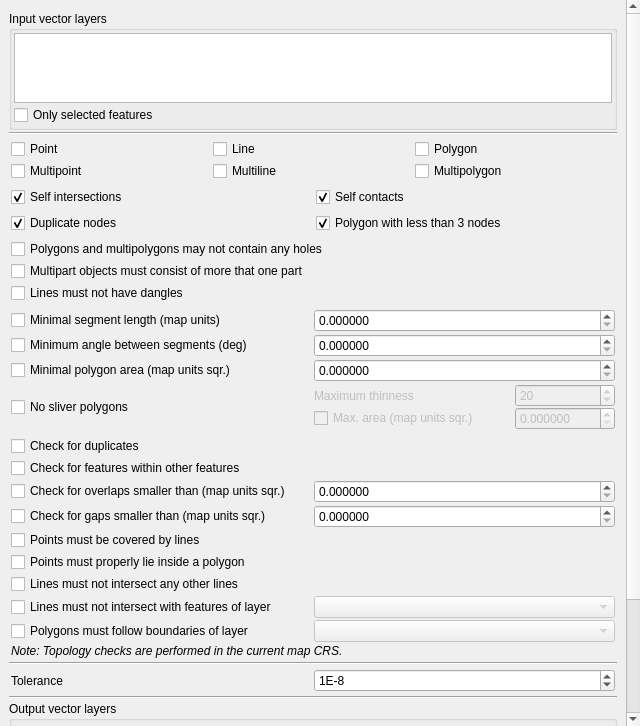
<?xml version="1.0" encoding="UTF-8"?>
<ui version="4.0">
 <class>QgsGeometryCheckerSetupTab</class>
 <widget class="QWidget" name="QgsGeometryCheckerSetupTab">
  <property name="geometry">
   <rect>
    <x>0</x>
    <y>0</y>
    <width>640</width>
    <height>726</height>
   </rect>
  </property>
  <property name="windowTitle">
   <string>Form</string>
  </property>
  <layout class="QGridLayout" name="gridLayout_7">
   <property name="leftMargin">
    <number>0</number>
   </property>
   <property name="topMargin">
    <number>0</number>
   </property>
   <property name="rightMargin">
    <number>0</number>
   </property>
   <property name="bottomMargin">
    <number>0</number>
   </property>
   <item row="0" column="0">
    <widget class="QgsVScrollArea" name="scrollArea">
     <property name="frameShape">
      <enum>QFrame::NoFrame</enum>
     </property>
     <property name="lineWidth">
      <number>1</number>
     </property>
     <property name="widgetResizable">
      <bool>true</bool>
     </property>
     <widget class="QWidget" name="scrollAreaWidgetContents">
      <property name="geometry">
       <rect>
        <x>0</x>
        <y>0</y>
        <width>656</width>
        <height>960</height>
       </rect>
      </property>
      <layout class="QGridLayout" name="gridLayout_4">
       <item row="0" column="0">
        <widget class="QWidget" name="widgetInputs" native="true">
         <layout class="QVBoxLayout" name="verticalLayout_5">
          <property name="spacing">
           <number>2</number>
          </property>
          <property name="leftMargin">
           <number>0</number>
          </property>
          <property name="topMargin">
           <number>2</number>
          </property>
          <property name="rightMargin">
           <number>0</number>
          </property>
          <property name="bottomMargin">
           <number>2</number>
          </property>
          <item>
           <widget class="QGroupBox" name="groupBoxInputLayers">
            <property name="title">
             <string>Input vector layers</string>
            </property>
            <property name="flat">
             <bool>true</bool>
            </property>
            <layout class="QVBoxLayout" name="verticalLayout">
             <property name="spacing">
              <number>2</number>
             </property>
             <property name="leftMargin">
              <number>2</number>
             </property>
             <property name="topMargin">
              <number>2</number>
             </property>
             <property name="rightMargin">
              <number>2</number>
             </property>
             <property name="bottomMargin">
              <number>2</number>
             </property>
             <item>
              <widget class="QListWidget" name="listWidgetInputLayers"/>
             </item>
             <item>
              <widget class="QCheckBox" name="checkBoxInputSelectedOnly">
               <property name="text">
                <string>Only selected features</string>
               </property>
              </widget>
             </item>
            </layout>
           </widget>
          </item>
          <item>
           <widget class="Line" name="line">
            <property name="orientation">
             <enum>Qt::Horizontal</enum>
            </property>
           </widget>
          </item>
          <item>
           <widget class="QgsCollapsibleGroupBox" name="groupBoxGeometryTypes" native="true">
            <property name="title" stdset="0">
             <string>Allowed geometry types</string>
            </property>
            <property name="flat" stdset="0">
             <bool>true</bool>
            </property>
            <layout class="QGridLayout" name="gridLayout">
             <property name="leftMargin">
              <number>2</number>
             </property>
             <property name="topMargin">
              <number>2</number>
             </property>
             <property name="rightMargin">
              <number>2</number>
             </property>
             <property name="bottomMargin">
              <number>2</number>
             </property>
             <property name="spacing">
              <number>2</number>
             </property>
             <item row="0" column="0">
              <widget class="QCheckBox" name="checkBoxPoint">
               <property name="text">
                <string>Point</string>
               </property>
              </widget>
             </item>
             <item row="1" column="0">
              <widget class="QCheckBox" name="checkBoxMultipoint">
               <property name="text">
                <string>Multipoint</string>
               </property>
              </widget>
             </item>
             <item row="0" column="1">
              <widget class="QCheckBox" name="checkBoxLine">
               <property name="text">
                <string>Line</string>
               </property>
              </widget>
             </item>
             <item row="1" column="1">
              <widget class="QCheckBox" name="checkBoxMultiline">
               <property name="text">
                <string>Multiline</string>
               </property>
              </widget>
             </item>
             <item row="0" column="2">
              <widget class="QCheckBox" name="checkBoxPolygon">
               <property name="text">
                <string>Polygon</string>
               </property>
              </widget>
             </item>
             <item row="1" column="2">
              <widget class="QCheckBox" name="checkBoxMultipolygon">
               <property name="text">
                <string>Multipolygon</string>
               </property>
              </widget>
             </item>
            </layout>
           </widget>
          </item>
          <item>
           <widget class="QgsCollapsibleGroupBox" name="groupBox_2" native="true">
            <property name="title" stdset="0">
             <string>Geometry validity</string>
            </property>
            <property name="flat" stdset="0">
             <bool>true</bool>
            </property>
            <layout class="QGridLayout" name="gridLayout_8">
             <property name="leftMargin">
              <number>2</number>
             </property>
             <property name="topMargin">
              <number>2</number>
             </property>
             <property name="rightMargin">
              <number>2</number>
             </property>
             <property name="bottomMargin">
              <number>2</number>
             </property>
             <item row="0" column="0">
              <widget class="QCheckBox" name="checkBoxSelfIntersections">
               <property name="text">
                <string>Self intersections</string>
               </property>
               <property name="checked">
                <bool>true</bool>
               </property>
              </widget>
             </item>
             <item row="1" column="0">
              <widget class="QCheckBox" name="checkBoxDuplicateNodes">
               <property name="text">
                <string>Duplicate nodes</string>
               </property>
               <property name="checked">
                <bool>true</bool>
               </property>
              </widget>
             </item>
             <item row="1" column="1">
              <widget class="QCheckBox" name="checkBoxDegeneratePolygon">
               <property name="text">
                <string>Polygon with less than 3 nodes</string>
               </property>
               <property name="checked">
                <bool>true</bool>
               </property>
              </widget>
             </item>
             <item row="0" column="1">
              <widget class="QCheckBox" name="checkBoxSelfContacts">
               <property name="text">
                <string>Self contacts</string>
               </property>
               <property name="checked">
                <bool>true</bool>
               </property>
              </widget>
             </item>
            </layout>
           </widget>
          </item>
          <item>
           <widget class="QgsCollapsibleGroupBox" name="groupBoxGeometryProperties" native="true">
            <property name="title" stdset="0">
             <string>Geometry properties</string>
            </property>
            <property name="flat" stdset="0">
             <bool>true</bool>
            </property>
            <layout class="QVBoxLayout" name="verticalLayout_2">
             <property name="spacing">
              <number>2</number>
             </property>
             <property name="leftMargin">
              <number>2</number>
             </property>
             <property name="topMargin">
              <number>2</number>
             </property>
             <property name="rightMargin">
              <number>2</number>
             </property>
             <property name="bottomMargin">
              <number>2</number>
             </property>
             <item>
              <widget class="QCheckBox" name="checkBoxNoHoles">
               <property name="text">
                <string>Polygons and multipolygons may not contain any holes</string>
               </property>
              </widget>
             </item>
             <item>
              <widget class="QCheckBox" name="checkBoxMultipart">
               <property name="text">
                <string>Multipart objects must consist of more that one part</string>
               </property>
              </widget>
             </item>
             <item>
              <widget class="QCheckBox" name="checkBoxDangle">
               <property name="text">
                <string>Lines must not have dangles</string>
               </property>
              </widget>
             </item>
            </layout>
           </widget>
          </item>
          <item>
           <widget class="QgsCollapsibleGroupBox" name="groupBoxGeometryConditions" native="true">
            <property name="title" stdset="0">
             <string>Geometry conditions</string>
            </property>
            <property name="flat" stdset="0">
             <bool>true</bool>
            </property>
            <layout class="QGridLayout" name="gridLayout_2">
             <property name="leftMargin">
              <number>2</number>
             </property>
             <property name="topMargin">
              <number>2</number>
             </property>
             <property name="rightMargin">
              <number>2</number>
             </property>
             <property name="bottomMargin">
              <number>2</number>
             </property>
             <property name="spacing">
              <number>2</number>
             </property>
             <item row="1" column="2">
              <widget class="QDoubleSpinBox" name="doubleSpinBoxAngle">
               <property name="decimals">
                <number>6</number>
               </property>
               <property name="maximum">
                <double>360.000000000000000</double>
               </property>
              </widget>
             </item>
             <item row="1" column="0">
              <widget class="QCheckBox" name="checkBoxAngle">
               <property name="text">
                <string>Minimum angle between segments (deg)</string>
               </property>
              </widget>
             </item>
             <item row="0" column="0">
              <widget class="QCheckBox" name="checkBoxSegmentLength">
               <property name="text">
                <string>Minimal segment length (map units)</string>
               </property>
              </widget>
             </item>
             <item row="2" column="2">
              <widget class="QDoubleSpinBox" name="doubleSpinBoxArea">
               <property name="decimals">
                <number>6</number>
               </property>
               <property name="maximum">
                <double>999999999.000000000000000</double>
               </property>
              </widget>
             </item>
             <item row="0" column="2">
              <widget class="QDoubleSpinBox" name="doubleSpinBoxSegmentLength">
               <property name="decimals">
                <number>6</number>
               </property>
               <property name="maximum">
                <double>999999999.000000000000000</double>
               </property>
              </widget>
             </item>
             <item row="2" column="0">
              <widget class="QCheckBox" name="checkBoxArea">
               <property name="text">
                <string>Minimal polygon area (map units sqr.)</string>
               </property>
              </widget>
             </item>
             <item row="3" column="0">
              <widget class="QCheckBox" name="checkBoxSliverPolygons">
               <property name="text">
                <string>No sliver polygons</string>
               </property>
              </widget>
             </item>
             <item row="3" column="2">
              <widget class="QWidget" name="widgetSliverThreshold" native="true">
               <property name="enabled">
                <bool>false</bool>
               </property>
               <layout class="QGridLayout" name="gridLayout_6">
                <property name="leftMargin">
                 <number>0</number>
                </property>
                <property name="topMargin">
                 <number>0</number>
                </property>
                <property name="rightMargin">
                 <number>0</number>
                </property>
                <property name="bottomMargin">
                 <number>0</number>
                </property>
                <property name="spacing">
                 <number>0</number>
                </property>
                <item row="1" column="2">
                 <widget class="QDoubleSpinBox" name="doubleSpinBoxSliverArea">
                  <property name="enabled">
                   <bool>false</bool>
                  </property>
                  <property name="decimals">
                   <number>6</number>
                  </property>
                  <property name="maximum">
                   <double>1000.000000000000000</double>
                  </property>
                 </widget>
                </item>
                <item row="0" column="0">
                 <widget class="QLabel" name="labelSliverThinness">
                  <property name="sizePolicy">
                   <sizepolicy hsizetype="Maximum" vsizetype="Preferred">
                    <horstretch>0</horstretch>
                    <verstretch>0</verstretch>
                   </sizepolicy>
                  </property>
                  <property name="text">
                   <string>Maximum thinness</string>
                  </property>
                 </widget>
                </item>
                <item row="0" column="1">
                 <widget class="QLabel" name="labelSliverThinnessHelp">
                  <property name="toolTip">
                   <string>&lt;html&gt;&lt;head/&gt;&lt;body&gt;&lt;p&gt;Thinness is the ratio between the area of the minimum square containing the polygon and the area of the polygon itself. A square has thinness 1. Default: 20.&lt;/p&gt;&lt;/body&gt;&lt;/html&gt;</string>
                  </property>
                  <property name="pixmap">
                   <pixmap resource="pluginres.qrc">:/geometrychecker/icons/tooltip.png</pixmap>
                  </property>
                  <property name="scaledContents">
                   <bool>false</bool>
                  </property>
                 </widget>
                </item>
                <item row="0" column="2">
                 <widget class="QDoubleSpinBox" name="doubleSpinBoxSliverThinness">
                  <property name="decimals">
                   <number>0</number>
                  </property>
                  <property name="minimum">
                   <double>1.000000000000000</double>
                  </property>
                  <property name="maximum">
                   <double>10000.000000000000000</double>
                  </property>
                  <property name="value">
                   <double>20.000000000000000</double>
                  </property>
                 </widget>
                </item>
                <item row="1" column="0" colspan="2">
                 <widget class="QCheckBox" name="checkBoxSliverArea">
                  <property name="text">
                   <string>Max. area (map units sqr.)</string>
                  </property>
                 </widget>
                </item>
               </layout>
              </widget>
             </item>
            </layout>
           </widget>
          </item>
          <item>
           <widget class="QgsCollapsibleGroupBox" name="groupBoxTopology" native="true">
            <property name="title" stdset="0">
             <string>Topology checks</string>
            </property>
            <property name="flat" stdset="0">
             <bool>true</bool>
            </property>
            <layout class="QGridLayout" name="gridLayout_3">
             <property name="leftMargin">
              <number>2</number>
             </property>
             <property name="topMargin">
              <number>2</number>
             </property>
             <property name="rightMargin">
              <number>2</number>
             </property>
             <property name="bottomMargin">
              <number>2</number>
             </property>
             <property name="spacing">
              <number>2</number>
             </property>
             <item row="0" column="0">
              <widget class="QCheckBox" name="checkBoxDuplicates">
               <property name="text">
                <string>Check for duplicates</string>
               </property>
              </widget>
             </item>
             <item row="3" column="1">
              <widget class="QDoubleSpinBox" name="doubleSpinBoxGapArea">
               <property name="decimals">
                <number>6</number>
               </property>
               <property name="maximum">
                <double>999999999.000000000000000</double>
               </property>
              </widget>
             </item>
             <item row="7" column="1">
              <widget class="QgsMapLayerComboBox" name="comboLineLayerIntersection">
               <property name="enabled">
                <bool>false</bool>
               </property>
              </widget>
             </item>
             <item row="6" column="0">
              <widget class="QCheckBox" name="checkLineIntersection">
               <property name="text">
                <string>Lines must not intersect any other lines</string>
               </property>
              </widget>
             </item>
             <item row="3" column="0">
              <widget class="QCheckBox" name="checkBoxGaps">
               <property name="sizePolicy">
                <sizepolicy hsizetype="Minimum" vsizetype="Fixed">
                 <horstretch>0</horstretch>
                 <verstretch>0</verstretch>
                </sizepolicy>
               </property>
               <property name="text">
                <string>Check for gaps smaller than (map units sqr.)</string>
               </property>
              </widget>
             </item>
             <item row="2" column="1">
              <widget class="QDoubleSpinBox" name="doubleSpinBoxOverlapArea">
               <property name="decimals">
                <number>6</number>
               </property>
               <property name="maximum">
                <double>999999999.000000000000000</double>
               </property>
              </widget>
             </item>
             <item row="1" column="0">
              <widget class="QCheckBox" name="checkBoxCovered">
               <property name="text">
                <string>Check for features within other features</string>
               </property>
              </widget>
             </item>
             <item row="4" column="0">
              <widget class="QCheckBox" name="checkPointCoveredByLine">
               <property name="text">
                <string>Points must be covered by lines</string>
               </property>
              </widget>
             </item>
             <item row="7" column="0">
              <widget class="QCheckBox" name="checkLineLayerIntersection">
               <property name="text">
                <string>Lines must not intersect with features of layer</string>
               </property>
              </widget>
             </item>
             <item row="2" column="0">
              <widget class="QCheckBox" name="checkBoxOverlaps">
               <property name="sizePolicy">
                <sizepolicy hsizetype="Minimum" vsizetype="Fixed">
                 <horstretch>0</horstretch>
                 <verstretch>0</verstretch>
                </sizepolicy>
               </property>
               <property name="text">
                <string>Check for overlaps smaller than (map units sqr.)</string>
               </property>
              </widget>
             </item>
             <item row="5" column="0">
              <widget class="QCheckBox" name="checkPointInPolygon">
               <property name="text">
                <string>Points must properly lie inside a polygon</string>
               </property>
              </widget>
             </item>
             <item row="10" column="0" colspan="2">
              <widget class="QLabel" name="label">
               <property name="text">
                <string>&lt;i&gt;Note: Topology checks are performed in the current map CRS.&lt;/i&gt;</string>
               </property>
              </widget>
             </item>
             <item row="8" column="0">
              <widget class="QCheckBox" name="checkBoxFollowBoundaries">
               <property name="text">
                <string>Polygons must follow boundaries of layer</string>
               </property>
              </widget>
             </item>
             <item row="8" column="1">
              <widget class="QgsMapLayerComboBox" name="comboBoxFollowBoundaries">
               <property name="enabled">
                <bool>false</bool>
               </property>
              </widget>
             </item>
            </layout>
           </widget>
          </item>
          <item>
           <widget class="Line" name="line_2">
            <property name="orientation">
             <enum>Qt::Horizontal</enum>
            </property>
           </widget>
          </item>
          <item>
           <layout class="QGridLayout" name="gridLayout_10">
            <property name="leftMargin">
             <number>2</number>
            </property>
            <property name="topMargin">
             <number>2</number>
            </property>
            <property name="rightMargin">
             <number>2</number>
            </property>
            <property name="bottomMargin">
             <number>2</number>
            </property>
            <item row="0" column="1">
             <widget class="QSpinBox" name="spinBoxTolerance">
              <property name="prefix">
               <string notr="true">1E-</string>
              </property>
              <property name="minimum">
               <number>3</number>
              </property>
              <property name="maximum">
               <number>16</number>
              </property>
              <property name="value">
               <number>8</number>
              </property>
             </widget>
            </item>
            <item row="0" column="0">
             <widget class="QLabel" name="labelTolerance">
              <property name="text">
               <string>Tolerance</string>
              </property>
             </widget>
            </item>
           </layout>
          </item>
          <item>
           <widget class="Line" name="line_3">
            <property name="orientation">
             <enum>Qt::Horizontal</enum>
            </property>
           </widget>
          </item>
          <item>
           <widget class="QGroupBox" name="groupBoxOutputLayers">
            <property name="title">
             <string>Output vector layers</string>
            </property>
            <property name="flat">
             <bool>true</bool>
            </property>
            <layout class="QGridLayout" name="gridLayout_5">
             <property name="leftMargin">
              <number>2</number>
             </property>
             <property name="topMargin">
              <number>2</number>
             </property>
             <property name="rightMargin">
              <number>2</number>
             </property>
             <property name="bottomMargin">
              <number>2</number>
             </property>
             <property name="spacing">
              <number>2</number>
             </property>
             <item row="1" column="0">
              <widget class="QRadioButton" name="radioButtonOutputNew">
               <property name="text">
                <string>Create &amp;new layers</string>
               </property>
               <property name="checked">
                <bool>true</bool>
               </property>
               <attribute name="buttonGroup">
                <string notr="true">buttonGroupOutput</string>
               </attribute>
              </widget>
             </item>
             <item row="0" column="0" colspan="3">
              <widget class="QRadioButton" name="radioButtonOutputModifyInput">
               <property name="text">
                <string>&amp;Modify input layers</string>
               </property>
               <attribute name="buttonGroup">
                <string notr="true">buttonGroupOutput</string>
               </attribute>
              </widget>
             </item>
             <item row="1" column="1">
              <widget class="QFrame" name="frameOutput">
               <property name="frameShape">
                <enum>QFrame::StyledPanel</enum>
               </property>
               <property name="frameShadow">
                <enum>QFrame::Raised</enum>
               </property>
               <layout class="QGridLayout" name="gridLayout_9">
                <property name="leftMargin">
                 <number>2</number>
                </property>
                <property name="topMargin">
                 <number>2</number>
                </property>
                <property name="rightMargin">
                 <number>2</number>
                </property>
                <property name="bottomMargin">
                 <number>2</number>
                </property>
                <property name="spacing">
                 <number>2</number>
                </property>
                <item row="0" column="0">
                 <widget class="QLabel" name="labelOutputFormat">
                  <property name="text">
                   <string>Format</string>
                  </property>
                 </widget>
                </item>
                <item row="1" column="0">
                 <widget class="QLabel" name="labelOutputDirectory">
                  <property name="text">
                   <string>Output directory</string>
                  </property>
                 </widget>
                </item>
                <item row="1" column="1">
                 <widget class="QLineEdit" name="lineEditOutputDirectory">
                  <property name="readOnly">
                   <bool>true</bool>
                  </property>
                 </widget>
                </item>
                <item row="1" column="2">
                 <widget class="QPushButton" name="pushButtonOutputDirectory">
                  <property name="text">
                   <string>Browse</string>
                  </property>
                 </widget>
                </item>
                <item row="0" column="1" colspan="2">
                 <widget class="QComboBox" name="comboBoxOutputFormat"/>
                </item>
                <item row="2" column="0">
                 <widget class="QLabel" name="labelFilenamePrefix">
                  <property name="text">
                   <string>Filename prefix</string>
                  </property>
                 </widget>
                </item>
                <item row="2" column="1" colspan="2">
                 <widget class="QLineEdit" name="lineEditFilenamePrefix">
                  <property name="text">
                   <string/>
                  </property>
                 </widget>
                </item>
               </layout>
              </widget>
             </item>
            </layout>
           </widget>
          </item>
         </layout>
         <zorder>groupBoxInputLayers</zorder>
         <zorder>groupBox_2</zorder>
         <zorder>groupBoxGeometryConditions</zorder>
         <zorder>line</zorder>
         <zorder>groupBoxGeometryProperties</zorder>
         <zorder>groupBoxTopology</zorder>
         <zorder>groupBoxOutputLayers</zorder>
         <zorder>line_2</zorder>
         <zorder>line_3</zorder>
         <zorder>groupBoxGeometryTypes</zorder>
        </widget>
       </item>
       <item row="1" column="0">
        <widget class="QWidget" name="widgetProgress" native="true">
         <layout class="QHBoxLayout" name="horizontalLayout">
          <property name="spacing">
           <number>0</number>
          </property>
          <property name="leftMargin">
           <number>0</number>
          </property>
          <property name="topMargin">
           <number>0</number>
          </property>
          <property name="rightMargin">
           <number>0</number>
          </property>
          <property name="bottomMargin">
           <number>0</number>
          </property>
          <item>
           <widget class="QProgressBar" name="progressBar">
            <property name="value">
             <number>24</number>
            </property>
           </widget>
          </item>
          <item>
           <widget class="QLabel" name="labelStatus">
            <property name="text">
             <string/>
            </property>
           </widget>
          </item>
          <item>
           <widget class="QDialogButtonBox" name="buttonBox">
            <property name="standardButtons">
             <set>QDialogButtonBox::NoButton</set>
            </property>
           </widget>
          </item>
         </layout>
        </widget>
       </item>
       <item row="2" column="0">
        <spacer name="verticalSpacer">
         <property name="orientation">
          <enum>Qt::Vertical</enum>
         </property>
         <property name="sizeHint" stdset="0">
          <size>
           <width>20</width>
           <height>0</height>
          </size>
         </property>
        </spacer>
       </item>
      </layout>
     </widget>
    </widget>
   </item>
  </layout>
 </widget>
 <customwidgets>
  <customwidget>
   <class>QgsVScrollArea</class>
   <extends>QScrollArea</extends>
   <header>qgsvscrollarea.h</header>
   <container>1</container>
  </customwidget>
  <customwidget>
   <class>QgsCollapsibleGroupBox</class>
   <extends>QWidget</extends>
   <header>qgscollapsiblegroupbox.h</header>
   <container>1</container>
  </customwidget>
  <customwidget>
   <class>QgsMapLayerComboBox</class>
   <extends>QComboBox</extends>
   <header>qgsmaplayercombobox.h</header>
  </customwidget>
 </customwidgets>
 <tabstops>
  <tabstop>scrollArea</tabstop>
  <tabstop>listWidgetInputLayers</tabstop>
  <tabstop>checkBoxInputSelectedOnly</tabstop>
  <tabstop>checkBoxPoint</tabstop>
  <tabstop>checkBoxMultipoint</tabstop>
  <tabstop>checkBoxLine</tabstop>
  <tabstop>checkBoxMultiline</tabstop>
  <tabstop>checkBoxPolygon</tabstop>
  <tabstop>checkBoxMultipolygon</tabstop>
  <tabstop>checkBoxSelfIntersections</tabstop>
  <tabstop>checkBoxDuplicateNodes</tabstop>
  <tabstop>checkBoxSelfContacts</tabstop>
  <tabstop>checkBoxDegeneratePolygon</tabstop>
  <tabstop>checkBoxNoHoles</tabstop>
  <tabstop>checkBoxMultipart</tabstop>
  <tabstop>checkBoxDangle</tabstop>
  <tabstop>checkBoxSegmentLength</tabstop>
  <tabstop>doubleSpinBoxSegmentLength</tabstop>
  <tabstop>checkBoxAngle</tabstop>
  <tabstop>doubleSpinBoxAngle</tabstop>
  <tabstop>checkBoxArea</tabstop>
  <tabstop>doubleSpinBoxArea</tabstop>
  <tabstop>checkBoxSliverPolygons</tabstop>
  <tabstop>doubleSpinBoxSliverThinness</tabstop>
  <tabstop>checkBoxSliverArea</tabstop>
  <tabstop>doubleSpinBoxSliverArea</tabstop>
  <tabstop>checkBoxDuplicates</tabstop>
  <tabstop>checkBoxCovered</tabstop>
  <tabstop>checkBoxOverlaps</tabstop>
  <tabstop>doubleSpinBoxOverlapArea</tabstop>
  <tabstop>checkBoxGaps</tabstop>
  <tabstop>doubleSpinBoxGapArea</tabstop>
  <tabstop>checkPointCoveredByLine</tabstop>
  <tabstop>checkPointInPolygon</tabstop>
  <tabstop>checkLineIntersection</tabstop>
  <tabstop>checkLineLayerIntersection</tabstop>
  <tabstop>comboLineLayerIntersection</tabstop>
  <tabstop>checkBoxFollowBoundaries</tabstop>
  <tabstop>comboBoxFollowBoundaries</tabstop>
  <tabstop>spinBoxTolerance</tabstop>
  <tabstop>radioButtonOutputModifyInput</tabstop>
  <tabstop>radioButtonOutputNew</tabstop>
  <tabstop>comboBoxOutputFormat</tabstop>
  <tabstop>lineEditOutputDirectory</tabstop>
  <tabstop>pushButtonOutputDirectory</tabstop>
  <tabstop>lineEditFilenamePrefix</tabstop>
 </tabstops>
 <resources>
  <include location="pluginres.qrc"/>
 </resources>
 <connections/>
 <buttongroups>
  <buttongroup name="buttonGroupOutput"/>
 </buttongroups>
</ui>
